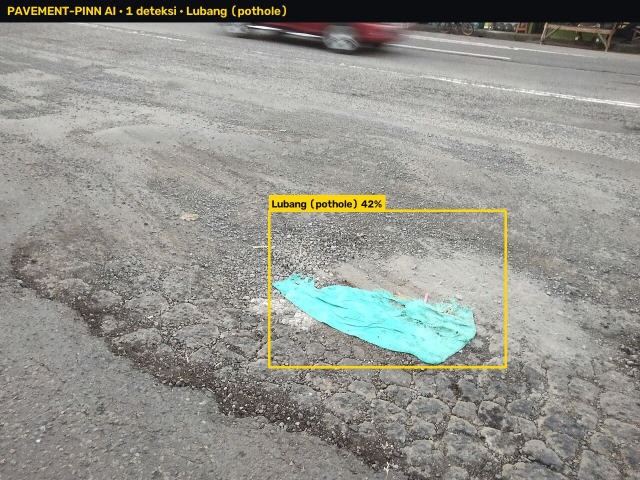
#> input picture pitchdeck-visuals/11_cv_deteksi/jalan-berlubang.jpg, 1280 x 960 px, found by its file name (shown at 1/2 size); its folder holds 4 pictures in this run
$ python scenes.py
#> lines starting #> are read from the running program, lines starting #| are printed output that depends on the picture
"""Camera pictures for the recording, all cut from the real photos in pitchdeck-visuals/11_cv_deteksi.
Each scene is a different framing, because the server refuses a photo it has seen before.
The marker scene has a real ArUco card pasted on, so the real marker code path runs (disclosed in SHOTLIST.md)."""
import json
import os
import urllib.request

import cv2
import numpy as np

SRC = "pitchdeck-visuals/11_cv_deteksi/"
OUT = ".data/capture/scenes"
W, H = 1280, 960
os.makedirs(OUT, exist_ok=True)


def crop(name, f, cx, cy):
#> called with name = 'jalan-berlubang', f = 0.4, cx = 0.7, cy = 0.7
    a = cv2.imread(SRC + name + ".jpg")
#> a is the input picture: shape (960, 1280, 3); mean B, G, R 141.5, 148, 147.5
    h, w = a.shape[:2]
#> h = 960; w = 1280
    cw, ch = int(w * f), int(h * f)
#> cw = 512; ch = 384
    x, y = int(min(max(cx * w - cw / 2, 0), w - cw)), int(min(max(cy * h - ch / 2, 0), h - ch))
#> x = 640; y = 480
    return cv2.resize(a[y:y + ch, x:x + cw], (W, H), interpolation=cv2.INTER_CUBIC)
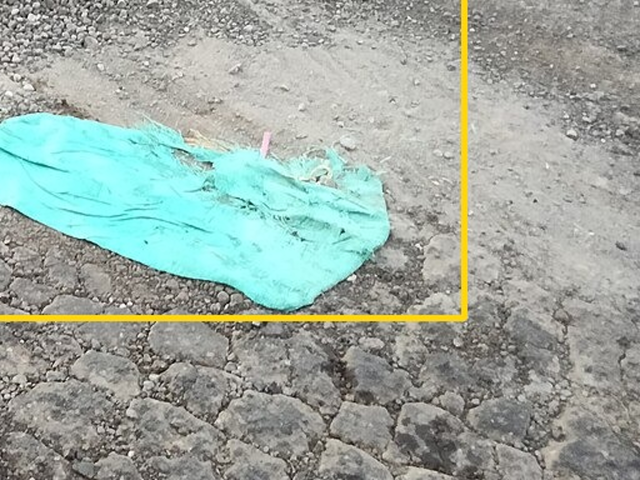
#> returned value: shape (960, 1280, 3) (shown at 1/2 size); mean of channels 0, 1, 2 161.6, 169.7, 157; drawn as B, G, R


def save(name, image):
    cv2.imwrite(f"{OUT}/{name}.jpg", image, [cv2.IMWRITE_JPEG_QUALITY, 88])


save("hole_main", crop("jalan-berlubang", 0.4, 0.7, 0.7))
save("hole_second", crop("jalan-berlubang", 0.5, 0.7, 0.72))
#> call 2 of crop, with name = 'jalan-berlubang', f = 0.5, cx = 0.7, cy = 0.72
#> in crop (call 2), `return cv2.resize(a[y:y + ch, x:x + cw], (W, H), interpolation=cv2.INT..`:
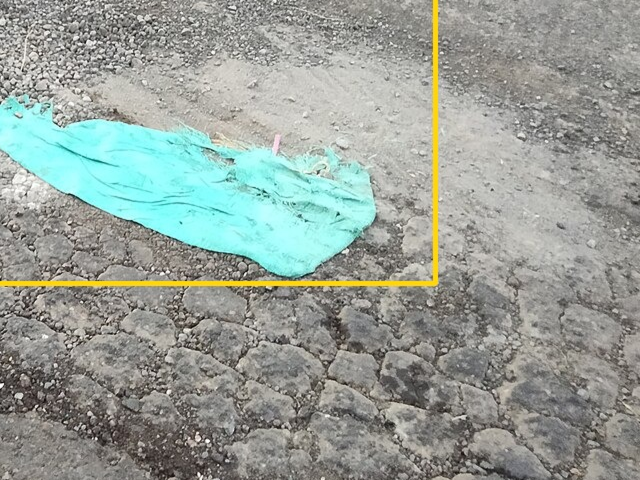
#> returned value: shape (960, 1280, 3) (shown at 1/2 size); mean of channels 0, 1, 2 152.5, 159.5, 151; drawn as B, G, R
for i, (f, cx, cy) in enumerate([(0.8, 0.5, 0.6), (0.65, 0.35, 0.5), (0.5, 0.3, 0.55), (0.45, 0.5, 0.75), (0.6, 0.65, 0.45), (0.55, 0.45, 0.35)]):
    save(f"hole_{i}", crop("jalan-berlubang", f, cx, cy))
#> call 3 of crop, with name = 'jalan-berlubang', f = 0.8, cx = 0.5, cy = 0.6
#> in crop (call 3), `return cv2.resize(a[y:y + ch, x:x + cw], (W, H), interpolation=cv2.INT..`:
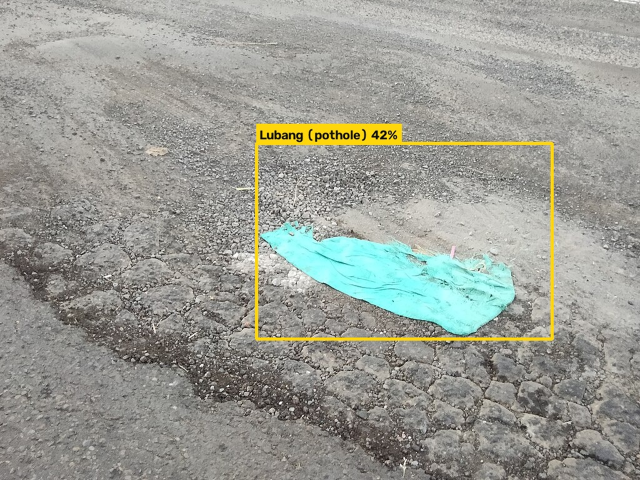
#> returned value: shape (960, 1280, 3) (shown at 1/2 size); mean of channels 0, 1, 2 148.5, 156.2, 154.2; drawn as B, G, R
for i, (f, cx, cy) in enumerate([(0.9, 0.5, 0.5), (0.6, 0.35, 0.6), (0.6, 0.65, 0.6), (0.5, 0.5, 0.75), (0.5, 0.3, 0.4), (0.45, 0.7, 0.4), (0.7, 0.5, 0.35), (0.4, 0.5, 0.55), (0.4, 0.25, 0.7), (0.4, 0.75, 0.7), (0.35, 0.55, 0.3), (0.35, 0.35, 0.8)]):
    save(f"repair_{i}", crop("perbaikan-kebumen", f, cx, cy))
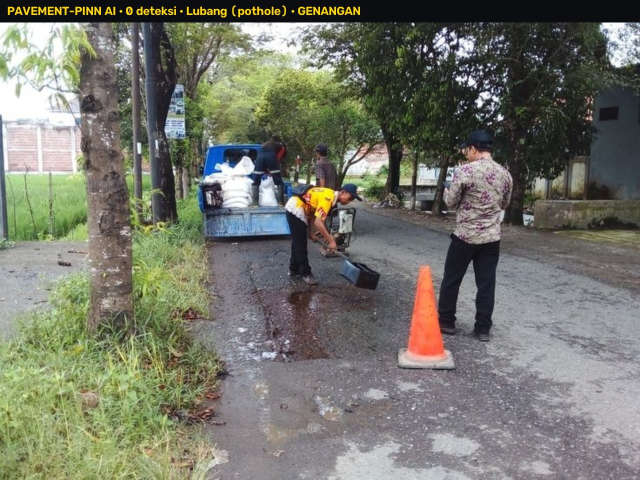
#> input picture pitchdeck-visuals/11_cv_deteksi/perbaikan-kebumen.jpg, 1280 x 960 px, found by its file name (shown at 1/2 size)
#> in crop, a is the input picture: shape (960, 1280, 3); mean B, G, R 106.9, 118.4, 117.2
#> in crop (call 9), `return cv2.resize(a[y:y + ch, x:x + cw], (W, H), interpolation=cv2.INT..`:
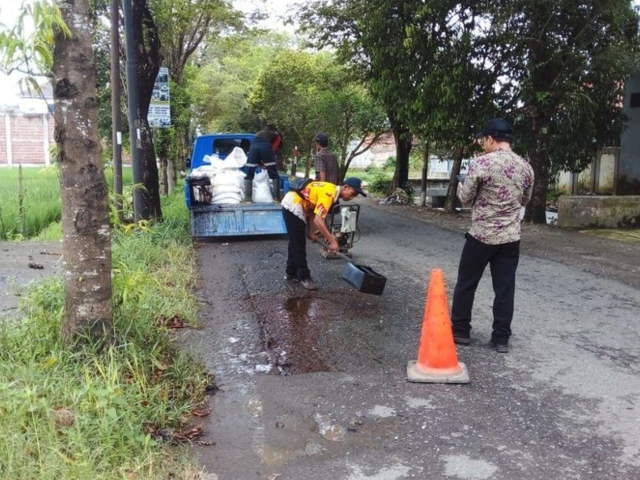
#> returned value: shape (960, 1280, 3) (shown at 1/2 size); mean of channels 0, 1, 2 106.2, 117.3, 116.4; drawn as B, G, R
for name, tag in [("surabaya", "other_0"), ("ubud-bali", "other_1"), ("rambu-kebumen", "other_2")]:
    save(tag, crop(name, 0.9, 0.5, 0.5))
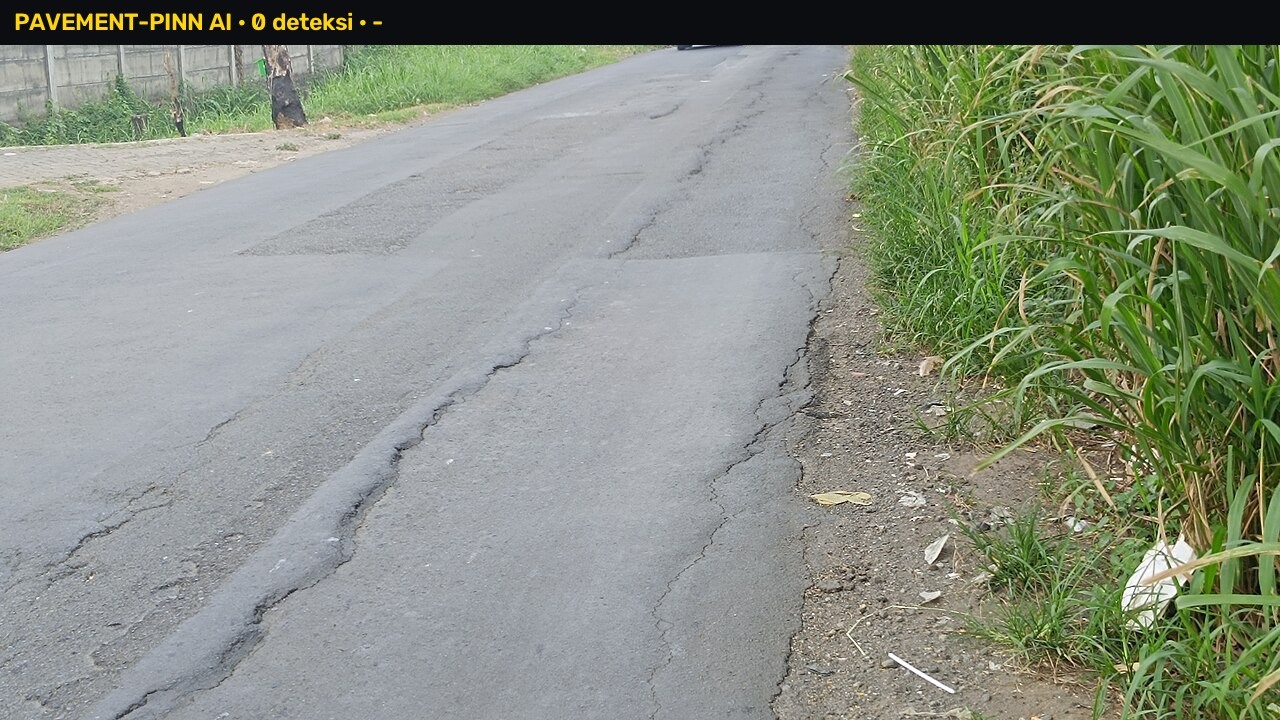
#> input picture pitchdeck-visuals/11_cv_deteksi/surabaya.jpg, 1280 x 720 px, found by its file name
#> in crop, a is the input picture: shape (720, 1280, 3); mean B, G, R 130.3, 144.9, 137.4
#> in crop (call 21), `return cv2.resize(a[y:y + ch, x:x + cw], (W, H), interpolation=cv2.INT..`:
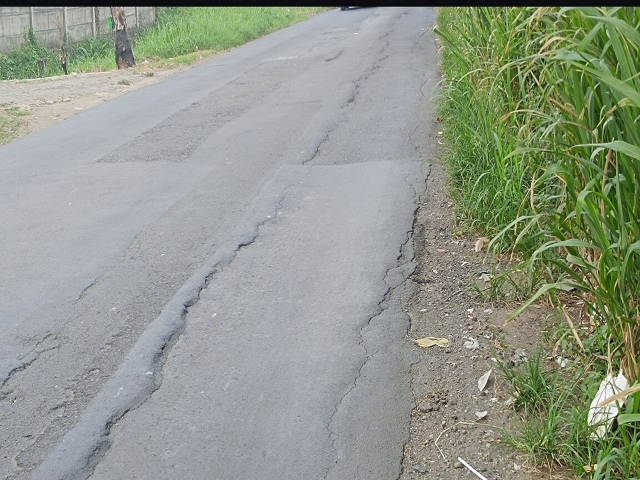
#> returned value: shape (960, 1280, 3) (shown at 1/2 size); mean of channels 0, 1, 2 139.1, 153, 145.4; drawn as B, G, R
#> (the run stopped early here; a loop or call above may not have finished)
